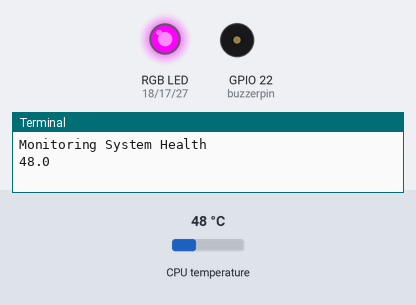
Bench run of a program on a simulated Raspberry Pi (BCM pin numbers). Shown: an RGB LED mixed from three pins (HIGH = lit), buzzer (waves = sounding), the last lines printed to the terminal. The inputs (shaded band) are chosen by the test bench; at power-on: CPU temperature 48 °C.

Above: at 1.2 s.
1.3 s: CPU temperature set to 43 °C
7.3 s: CPU temperature set to 40 °C
At 10.3 s:
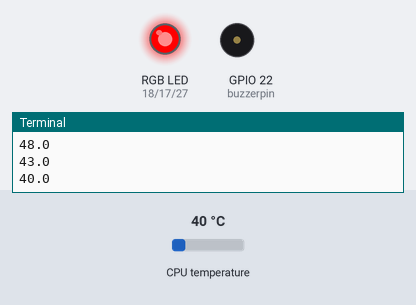
13.3 s: CPU temperature set to 58 °C
At 15.9 s:
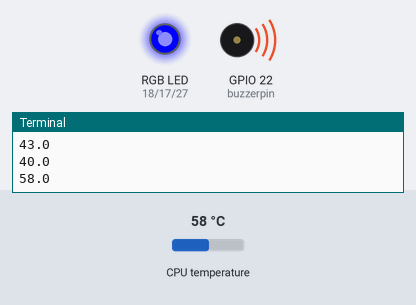
At 24.4 s:
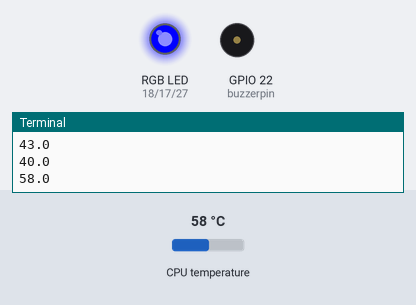
Timing chart, 0 to 30.1 s (numbered marks = the images above; inputs shaded):
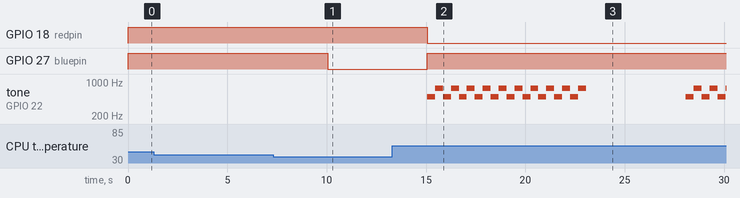

Measured:
- the behaviour switches between 42 and 41 °C on CPU temperature (found by bisection; images 0 and 1)
- after the input at 7.3 s, GPIO 27 (bluepin): HIGH → LOW after 2.7 s
- after the input at 13.3 s, GPIO 18 (redpin): HIGH → LOW after 1.8 s; GPIO 27 (bluepin): LOW → HIGH after 1.8 s; tone on GPIO 22 (buzzerpin): plays 500 Hz for 0.40 s, 750 Hz for 0.40 s, 500 Hz for 0.40 s, 750 Hz for 0.40 s, 500 Hz for 0.40 s, 750 Hz for 0.40 s … (26 notes in this stretch), starting after 1.8 s

The program:

rpz_alert.py
```python
#!/bin/env python
# Chapter 7 Hardware Control
# RPZ Health Monitoring and Alerting
import time
import os
import RPi.GPIO as GPIO
GPIO.setmode(GPIO.BCM)
redpin=18
greenpin=17
bluepin=27
buzzerpin=22
GPIO.setup(redpin, GPIO.OUT)
GPIO.setup(bluepin, GPIO.OUT)
GPIO.setup(greenpin, GPIO.OUT)
GPIO.setup(buzzerpin, GPIO.OUT)
buzzer = GPIO.PWM(buzzerpin, 0.5)
tempyellow = 42.0
tempred= 50.0
tempbuzz = 55.0
def rgblight(r,g,b):
        GPIO.output(redpin,r)
        GPIO.output(greenpin,g)
        GPIO.output(bluepin,b)
def greenlight():
        rgblight(1,0,0)
def yellowlight():
        rgblight(1,0,1)
def redlight():
        rgblight(0,0,1)
def offlight():
        rgblight(0,0,0)
def buzz():
        buzzer.start(50)
        for x in range(0,10):
                buzzer.ChangeFrequency(500)
                time.sleep(.4)
                buzzer.ChangeFrequency(750)
                time.sleep(.4)
        buzzer.stop()
def checkrpz():
        loadavg=os.getloadavg()
        rpztemp=os.popen('vcgencmd measure_temp').readline()
        rpztemp=float(rpztemp.replace("temp=","").replace("'C\n",""))
        print rpztemp
        if loadavg[0] >= 0.99 or rpztemp>=tempyellow:
                yellowlight()
        if loadavg[1] >= 0.99 or rpztemp>=tempred:
                redlight()
        if loadavg[2] >= 0.99 or rpztemp>=tempbuzz:
                redlight()
                buzz()
        if loadavg[0]<0.99 and loadavg[1]<0.99 and loadavg[2]<0.99 and rpztemp<tempyellow:
                greenlight()
def main():
        print "Monitoring System Health"
        while True:
                try:
                        checkrpz()
                        time.sleep(5)
                except KeyboardInterrupt:
                        offlight()
                        break
if __name__ == '__main__':
        main()
```
